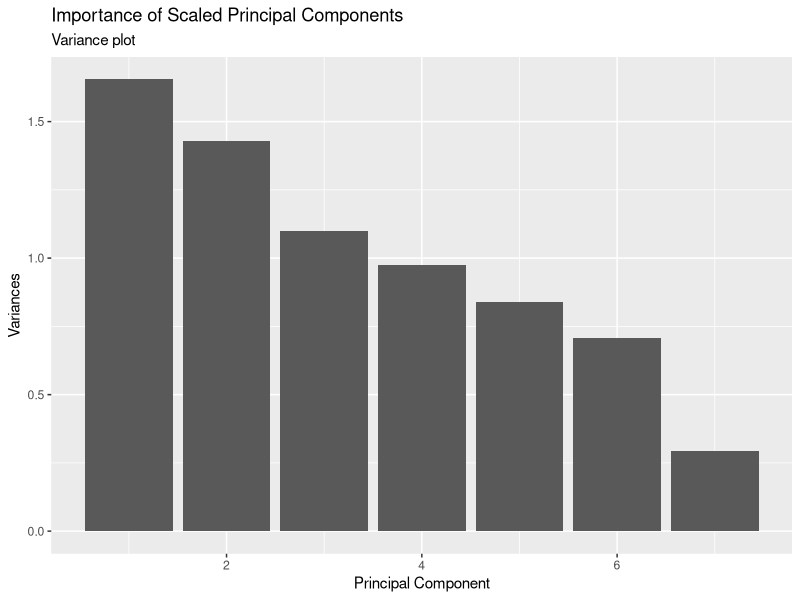
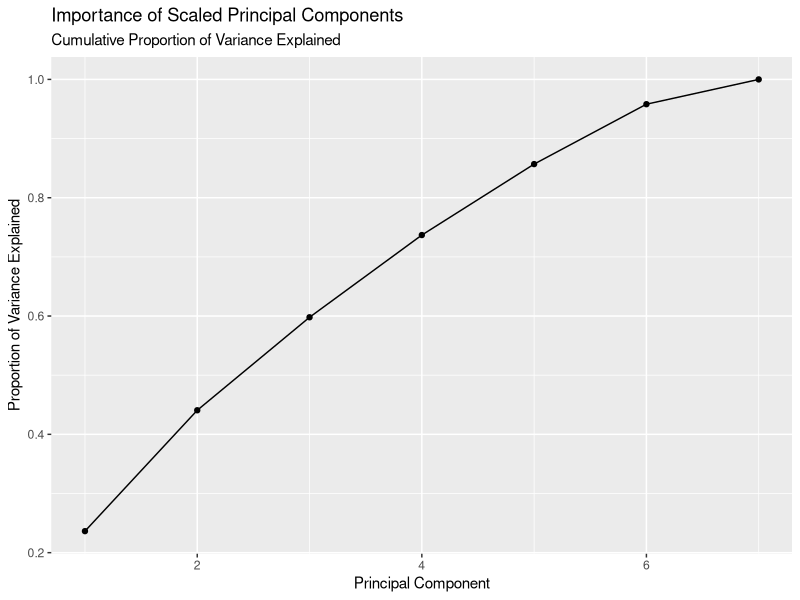
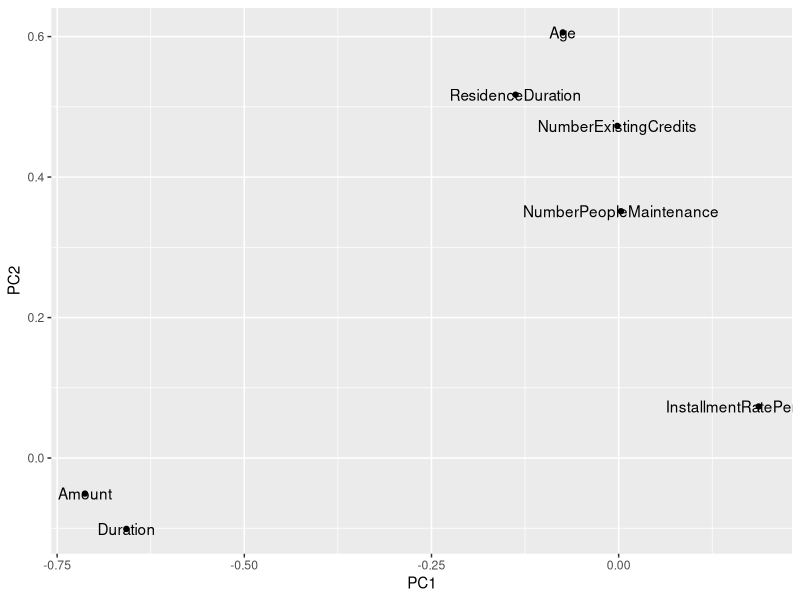
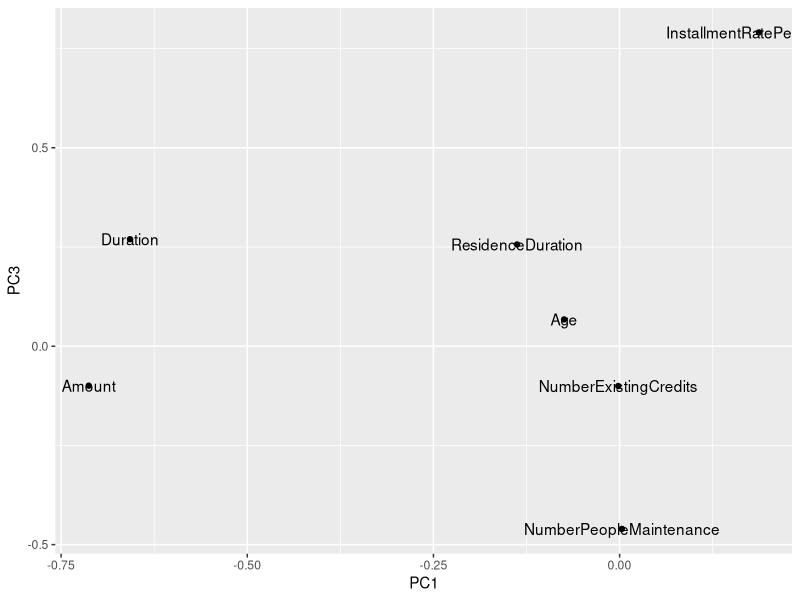
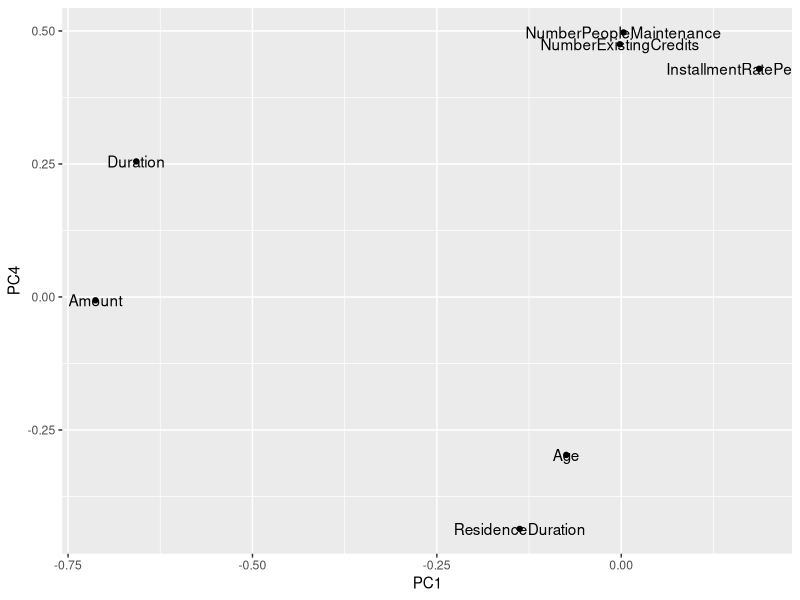

These charts were generated, in order, by the following R code:
## ---- chunk 1
knitr::opts_chunk$set(echo = TRUE)
## ---- chunk 2
suppressMessages(library(caret))
suppressMessages(library(dplyr))
suppressMessages(library(ggplot2))

splitData <- function(data, smp_size) {
  # Take a dataset and split it randomly into train and test sets
  # The size of the training set is the smp_size argument
  if(smp_size < 1) {
    smp_size <- floor(nrow(data) * smp_size)
  }
  train_ind <- sample(seq_len(nrow(data)), size = smp_size)
  train <- data[ train_ind, ]
  test  <- data[-train_ind, ]
  
  list("train"=train, "test"=test)
}

data("GermanCredit")

set.seed(123)
GC <- splitData(GermanCredit, 0.7)
Train <- GC$train
Test <- GC$test
## ---- chunk 3
pca <- prcomp(Train[,1:7], scale.=TRUE)
## ---- chunk 4
df <- data.frame(t(summary(pca)$importance))
df$n <- 1:nrow(df)

ggplot(df, aes(x=n, y=Standard.deviation^2)) + 
  geom_bar(stat="identity") + 
  labs(y="Variances", x="Principal Component", 
       title="Importance of Scaled Principal Components", 
       subtitle="Variance plot")

ggplot(df, aes(x=n, y=Cumulative.Proportion)) + 
  geom_point() + 
  geom_line() +
  labs(y="Proportion of Variance Explained", x="Principal Component", 
       title="Importance of Scaled Principal Components", 
       subtitle="Cumulative Proportion of Variance Explained")
## ---- chunk 5
factors <- pca$x
loadings <- data.frame(pca$rotation)
loadings$label <- row.names(loadings)

ggplot(loadings, aes(x=PC1, y=PC2)) + 
  geom_point() + 
  geom_text(aes(label=label))

ggplot(loadings, aes(x=PC1, y=PC3)) + 
  geom_point() + 
  geom_text(aes(label=label))

ggplot(loadings, aes(x=PC1, y=PC4)) + 
  geom_point() + 
  geom_text(aes(label=label))
